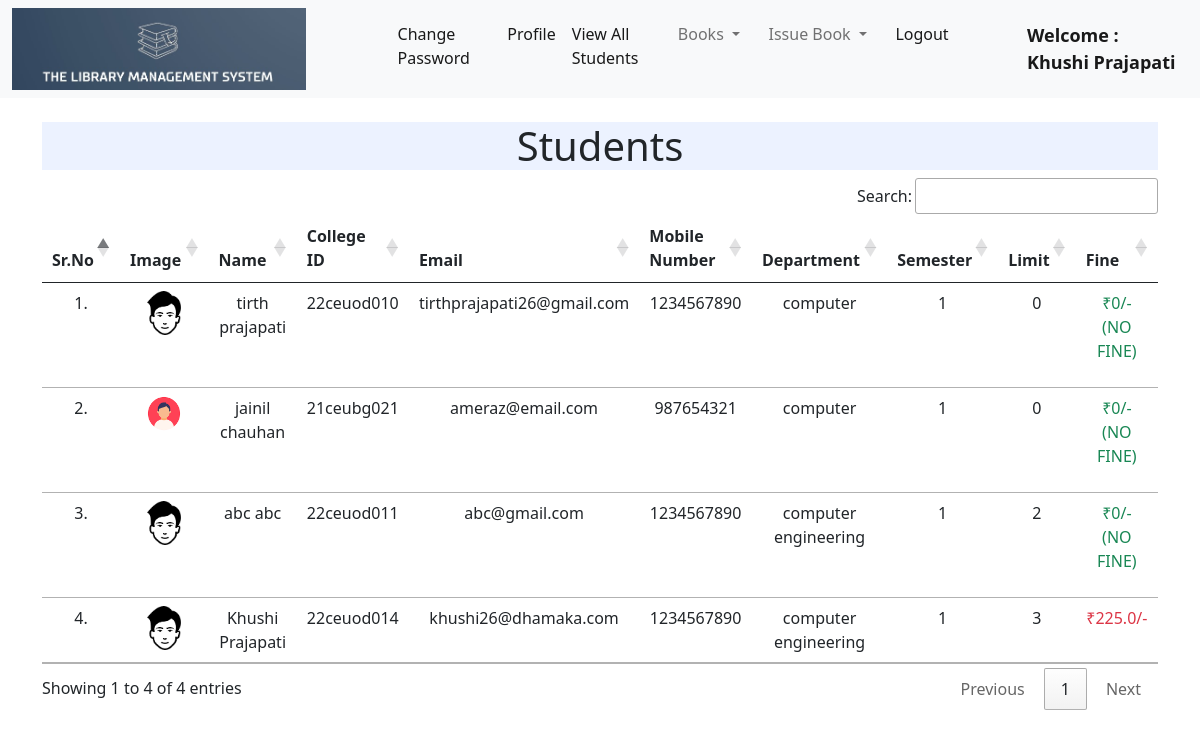
The page /librarian/viewStudents (signed in) on the database as committed earlier.
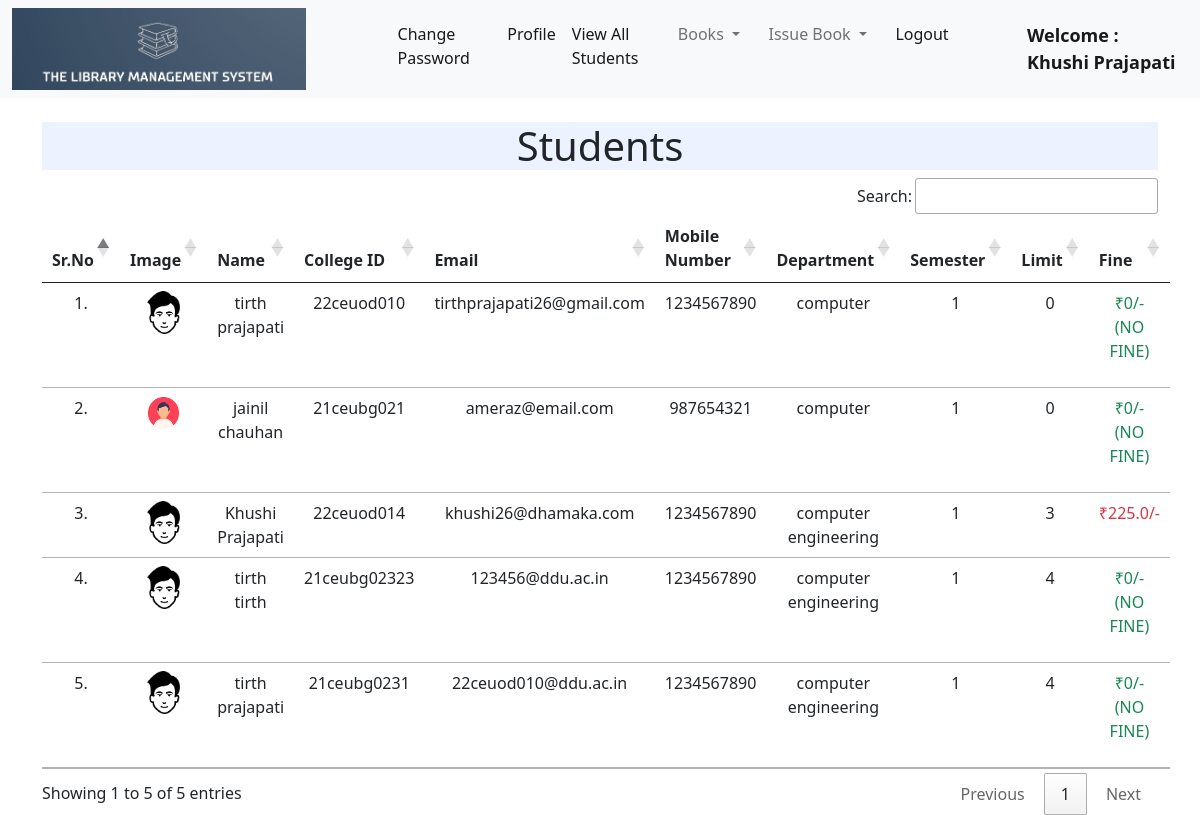
The same page on the database as committed later.
### main/models.py (models this page shows)
class Student(models.Model):
    user = models.OneToOneField(User, on_delete=models.CASCADE)
    sem = models.IntegerField()
    dept = models.CharField(max_length=35)
    isActive = models.BooleanField(default=False)
    mobile = models.IntegerField()
    admissionDate = models.DateField(null= False)
    dob = models.DateField(null = False)
    image = models.ImageField(upload_to="", blank=True)
    limit = models.IntegerField(default = 4)
    fine = models.FloatField(default=0)
    def __str__(self):
        return "```College ID : ["+str(self.user) +"]``````DEPT : ["+str(self.dept)+']```' + "```SEM : ["+str(self.sem)+']```' +"```Limit : ["+str(self.limit)+"]```"

### librarian/views.py (the view)
# urls.py: path('viewStudents',views.viewStudents),
@login_required(login_url = '/librarian/')
def viewStudents(request):
    students = Student.objects.all()
    print(students)
    issueCount = []
    for student in students:
        issues = Issues.objects.filter(student_id = student)
        issues = len(issues)
        issueCount.append(issues)
    return render(request, "viewStudents.html", {'students':students,'issueCount':issueCount})

### templates/viewStudents.html (shortened to what this page needs)
{% extends 'libNavBar.html' %}
{% load static %}
{% block body %}
<div class="container mt-4">
    <h1 class="text-center" style=" background-color : #ECF2FF"> Students</h1>
    <table class="table table-hover" id="example">
        <thead>
            <tr class="text-center">
                <th>Sr.No</th>
                <th>Image</th>
                <th>Name</th>
                <th>College ID</th>
                <th>Email</th>
                <th>Mobile Number</th>
                <th>Department</th>
                <th>Semester</th>
                <th>Limit</th>
                <th>Fine</th>
            </tr>
        </thead>
        <tbody>
            {% for student in students %}
            <tr class="text-center">
                <td>{{forloop.counter}}.</td>
                <td><img src="{{student.image.url}}" alt="" width="50%" height="50%"></td>
                <td>{{student.user.get_full_name}}</td>
                <td>{{student.user.username}}</td>
                <td>{{student.user.email}}</td>
                <td>{{student.mobile}}</td>
                <td>{{student.dept}}</td>
                <td>{{student.sem}}</td>
                <td>{{student.limit}}</td>
                <td>{% if student.fine == 0%}
                    <p class="text-success"> ₹0/- (NO FINE) </p></td>
                    {%else%}
                    <p class="text-danger"> ₹{{student.fine}}/- </p>
                    {%endif%}
                </td>
            </tr>
            {% endfor %}
        </tbody>
    </table>
    </div>
{% endblock %}

Rows that differ between the two databases and show on the page:
removed Student: image (picture), user.get_full_name "abc abc", user.username "22ceuod011", user.email "abc@gmail.com", mobile "1234567890", dept "computer engineering", sem "1", limit "2", fine "₹0/- (NO FINE)"
added Student: image (picture), user.get_full_name "tirth tirth", user.username "21ceubg02323", user.email "123456@ddu.ac.in", mobile "1234567890", dept "computer engineering", sem "1", limit "4", fine "₹0/- (NO FINE)"
added Student: image (picture), user.get_full_name "tirth prajapati", user.username "21ceubg0231", user.email "22ceuod010@ddu.ac.in", mobile "1234567890", dept "computer engineering", sem "1", limit "4", fine "₹0/- (NO FINE)"
Other text that changed with them:
text written by a page script: "Search: Showing 1 to 4 of 4 entries Previous 1 Next" → "Search: Showing 1 to 5 of 5 entries Previous 1 Next"
